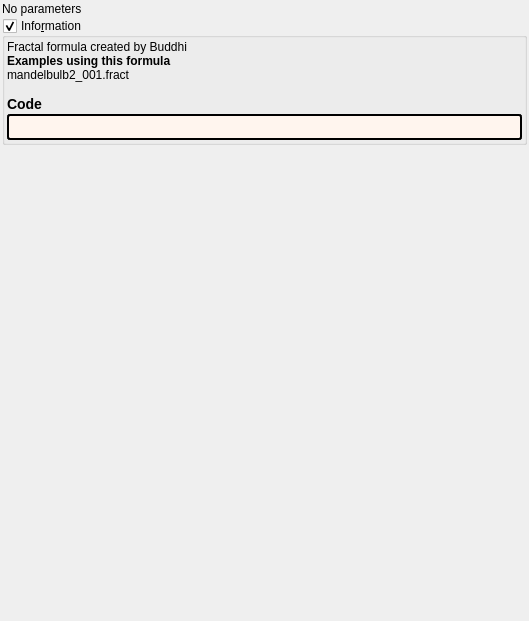
<?xml version="1.0" encoding="UTF-8"?>
<ui version="4.0">
 <class>mandelbulb2</class>
 <widget class="QWidget" name="Form">
  <property name="geometry">
   <rect>
    <x>0</x>
    <y>0</y>
    <width>529</width>
    <height>621</height>
   </rect>
  </property>
  <property name="windowTitle">
   <string notr="true">mandelbulb2</string>
  </property>
  <layout class="QVBoxLayout" name="verticalLayout">
   <property name="spacing">
    <number>2</number>
   </property>
   <property name="leftMargin">
    <number>2</number>
   </property>
   <property name="topMargin">
    <number>2</number>
   </property>
   <property name="rightMargin">
    <number>2</number>
   </property>
   <property name="bottomMargin">
    <number>2</number>
   </property>
   <item>
    <widget class="QLabel" name="label">
     <property name="text">
      <string>No parameters</string>
     </property>
    </widget>
   </item>
   <item>
    <widget class="MyGroupBox" name="groupCheck_info">
     <property name="title">
      <string>Info&amp;rmation</string>
     </property>
     <property name="flat">
      <bool>false</bool>
     </property>
     <property name="checkable">
      <bool>true</bool>
     </property>
     <layout class="QVBoxLayout" name="verticalLayout_2">
      <property name="spacing">
       <number>2</number>
      </property>
      <property name="leftMargin">
       <number>2</number>
      </property>
      <property name="topMargin">
       <number>2</number>
      </property>
      <property name="rightMargin">
       <number>2</number>
      </property>
      <property name="bottomMargin">
       <number>2</number>
      </property>
      <item>
       <widget class="QLabel" name="label_information_general">
        <property name="text">
         <string notr="true">&lt;p&gt;Fractal formula created by Buddhi&lt;/p&gt;&lt;table&gt;
&lt;/table&gt;
&lt;br&gt;&lt;b&gt;Examples using this formula&lt;/b&gt;&lt;br&gt;mandelbulb2_001.fract&lt;h3&gt;Code&lt;/h3&gt;</string>
        </property>
        <property name="wordWrap">
         <bool>true</bool>
        </property>
        <property name="openExternalLinks">
         <bool>true</bool>
        </property>
        <property name="textInteractionFlags">
         <set>Qt::LinksAccessibleByMouse|Qt::TextSelectableByMouse</set>
        </property>
       </widget>
      </item>
      <item>
       <widget class="QLabel" name="label_code_content">
        <property name="styleSheet">
         <string notr="true">border-style: outset; border-width: 2px; border-radius: 3px; border-color: black; background-color: #fff5ee; padding: 4px;</string>
        </property>
        <property name="text">
         <string notr="true"></string>
        </property>
        <property name="wordWrap">
         <bool>true</bool>
        </property>
        <property name="openExternalLinks">
         <bool>true</bool>
        </property>
        <property name="textInteractionFlags">
         <set>Qt::LinksAccessibleByMouse|Qt::TextSelectableByMouse</set>
        </property>
       </widget>
      </item>
     </layout>
    </widget>
   </item>
   <item>
    <spacer name="verticalSpacer">
     <property name="orientation">
      <enum>Qt::Vertical</enum>
     </property>
     <property name="sizeHint" stdset="0">
      <size>
       <width>20</width>
       <height>40</height>
      </size>
     </property>
    </spacer>
   </item>
  </layout>
 </widget>
 <customwidgets>
  <customwidget>
   <class>MyGroupBox</class>
   <extends>QGroupBox</extends>
   <header>my_group_box.h</header>
   <container>1</container>
  </customwidget>
 </customwidgets>
 <tabstops>
  <tabstop>groupCheck_info</tabstop>
 </tabstops>
 <resources/>
 <connections/>
</ui>
